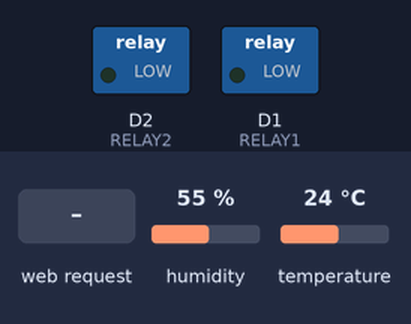
Simulated run of this sketch. Board: ESP8266 (NodeMCU). On the bench: switched loads named in the sketch (green lamp = pin HIGH). Inputs (shaded band) come from the test bench; at power-on: humidity 55 %, temperature 24 °C. WiFi joins after 1.5 s; servers stay silent unless stated; what the sketch prints to the serial monitor is not drawn.

Above: at 2.7 s.
2.8 s: HTTP request GET /light1on received
At 4.8 s:
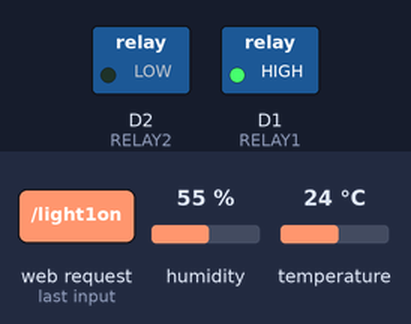
5.5 s: HTTP request GET /light2on received
At 5.9 s:
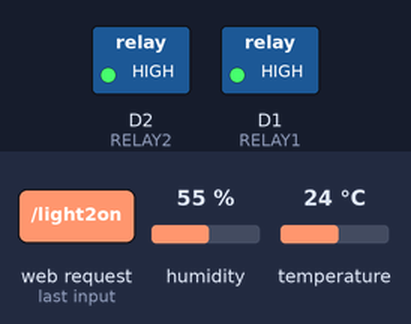
8.2 s: HTTP request GET /light1off received
At 10.7 s:
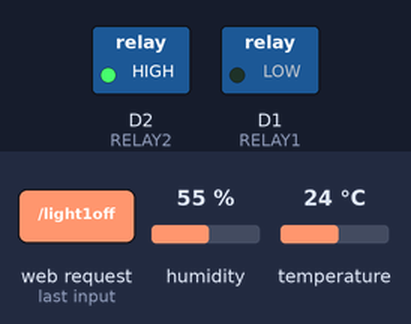
11.1 s: HTTP request GET /light2off received
At 11.9 s:
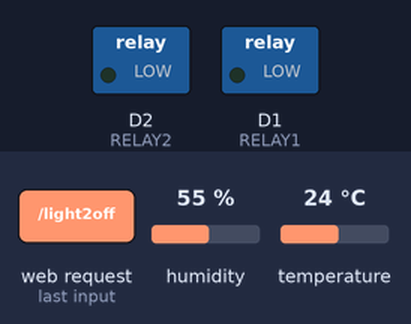
Timing chart, 0 to 14.1 s (numbered marks = the images above; inputs shaded):
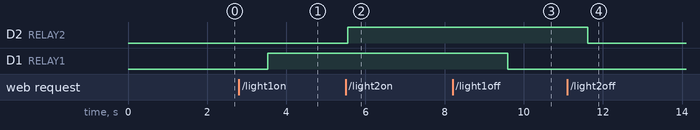

Measured:
- after the input at 2.8 s, D1 (RELAY1): LOW → HIGH after 0.73 s
- after the input at 5.5 s, D2 (RELAY2): LOW → HIGH after 0.05 s
- after the input at 8.2 s, D1 (RELAY1): HIGH → LOW after 1.4 s
- after the input at 11.1 s, D2 (RELAY2): HIGH → LOW after 0.52 s

The sketch:

SmartHomeAutomationSystem.ino
```cpp
#include <ESP8266WiFi.h>
#include <ESP8266WebServer.h>
#include <DHT.h>

// WiFi Credentials
const char* ssid = "YOUR_WIFI_NAME";
const char* password = "YOUR_WIFI_PASSWORD";

// Pin Configuration
#define DHTPIN D4
#define DHTTYPE DHT11

#define RELAY1 D1
#define RELAY2 D2

DHT dht(DHTPIN, DHTTYPE);
ESP8266WebServer server(80);

// Relay Status
bool relay1State = false;
bool relay2State = false;

void handleRoot() {

  float temperature = dht.readTemperature();
  float humidity = dht.readHumidity();

  String html = "<!DOCTYPE html><html>";
  html += "<head><title>Smart Home Automation</title>";
  html += "<meta name='viewport' content='width=device-width, initial-scale=1'>";
  html += "<style>";
  html += "body{font-family:Arial;text-align:center;margin-top:30px;}";
  html += "button{padding:12px 25px;margin:10px;font-size:18px;}";
  html += "</style></head><body>";

  html += "<h1>Smart Home Automation System Using IoT</h1>";

  html += "<h3>Temperature: ";
  html += String(temperature);
  html += " °C</h3>";

  html += "<h3>Humidity: ";
  html += String(humidity);
  html += " %</h3>";

  html += "<hr>";

  html += "<h2>Light 1</h2>";

  if(relay1State)
    html += "<a href='/light1off'><button>TURN OFF</button></a>";
  else
    html += "<a href='/light1on'><button>TURN ON</button></a>";

  html += "<h2>Light 2</h2>";

  if(relay2State)
    html += "<a href='/light2off'><button>TURN OFF</button></a>";
  else
    html += "<a href='/light2on'><button>TURN ON</button></a>";

  html += "</body></html>";

  server.send(200, "text/html", html);
}

void light1On() {
  digitalWrite(RELAY1, HIGH);
  relay1State = true;
  server.sendHeader("Location", "/");
  server.send(303);
}

void light1Off() {
  digitalWrite(RELAY1, LOW);
  relay1State = false;
  server.sendHeader("Location", "/");
  server.send(303);
}

void light2On() {
  digitalWrite(RELAY2, HIGH);
  relay2State = true;
  server.sendHeader("Location", "/");
  server.send(303);
}

void light2Off() {
  digitalWrite(RELAY2, LOW);
  relay2State = false;
  server.sendHeader("Location", "/");
  server.send(303);
}

void setup() {

  Serial.begin(115200);

  pinMode(RELAY1, OUTPUT);
  pinMode(RELAY2, OUTPUT);

  digitalWrite(RELAY1, LOW);
  digitalWrite(RELAY2, LOW);

  dht.begin();

  WiFi.begin(ssid, password);

  Serial.println("Connecting to WiFi...");

  while (WiFi.status() != WL_CONNECTED) {
    delay(500);
    Serial.print(".");
  }

  Serial.println();
  Serial.println("WiFi Connected");
  Serial.print("IP Address: ");
  Serial.println(WiFi.localIP());

  server.on("/", handleRoot);

  server.on("/light1on", light1On);
  server.on("/light1off", light1Off);

  server.on("/light2on", light2On);
  server.on("/light2off", light2Off);

  server.begin();

  Serial.println("Web Server Started");
}

void loop() {

  server.handleClient();

  float temperature = dht.readTemperature();
  float humidity = dht.readHumidity();

  Serial.print("Temperature: ");
  Serial.print(temperature);
  Serial.print(" °C");

  Serial.print(" | Humidity: ");
  Serial.print(humidity);
  Serial.println(" %");

  delay(2000);
}
```
